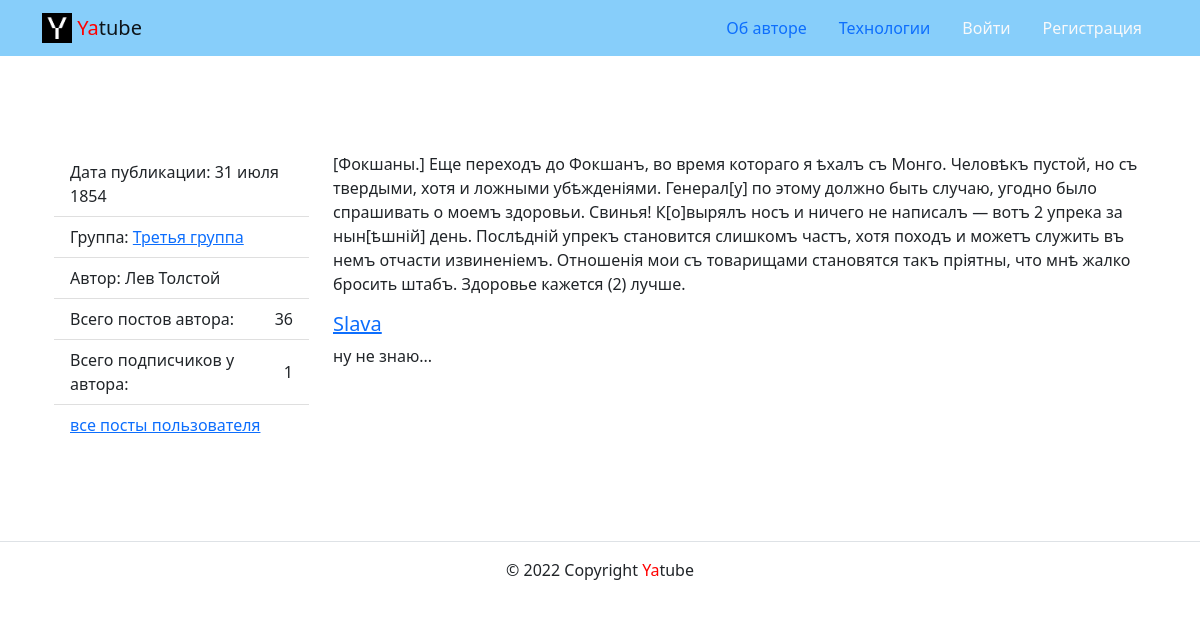
The app's page /posts/37/ with its own data.
### posts/models.py (models this page shows, shortened)
class Post(CreatedModel):
    text = models.TextField(
        verbose_name='Текст поста',
        help_text='Введите текст поста',
    )
    author = models.ForeignKey(
        User,
        on_delete=models.CASCADE,
        related_name='posts',
        verbose_name='Автор',
    )
    group = models.ForeignKey(
        Group,
        on_delete=models.SET_NULL,
        related_name='posts',
        blank=True,
        null=True,
        verbose_name='Группа',
        help_text='Группа, к которой будет относиться пост',
    )
    image = models.ImageField(
        'Картинка',
        upload_to='posts/',
        blank=True,
    )
    class Meta:
        ordering = [
            '-pub_date',
        ]

class Group(models.Model):
    title = models.CharField(max_length=200)
    slug = models.SlugField(max_length=200, unique=True)
    description = models.TextField()
    def __str__(self):
        return self.title

class Comment(CreatedModel):
    post = models.ForeignKey(
        Post,
        on_delete=models.CASCADE,
        related_name='comments',
    )
    author = models.ForeignKey(
        User,
        on_delete=models.CASCADE,
        related_name='comments',
    )
    text = models.TextField(
        verbose_name='Комментарий к посту',
        help_text='Введите комментарий',
    )

### posts/views.py (the view)
# urls.py: path('posts/<int:post_id>/', views.post_detail, name='post_detail'),
def post_detail(request, post_id):
    post = get_object_or_404(Post, pk=post_id)
    posts_count = post.author.posts.count()
    form = CommentForm()
    comments = post.comments.all()
    follower_count = Follow.objects.filter(author=post.author).count()
    context = {
        'post': post,
        'posts_count': posts_count,
        'form': form,
        'comments': comments,
        'follower_count': follower_count,
    }
    return render(request, 'posts/post_detail.html', context)

### core/context_processors/year.py (called while the page is built)
def year(request):
    now = date.today().year
    return {'year': now}

### templates/posts/post_detail.html (shortened to what this page needs)
{% extends 'base.html' %}
{% load thumbnail %}
{% block content %}
  <div class="container py-5">
    <div class="row">
      <aside class="col-12 col-md-3">
        <ul class="list-group list-group-flush">
          <li class="list-group-item">
            Дата публикации: {{ post.pub_date|date:"d E Y" }}
          </li>
          {% if post.group %}
            <li class="list-group-item">
              Группа: <a href="{% url 'posts:group_posts' post.group.slug %}">{{ post.group }}</a>
            </li>
          {% endif %}
          <li class="list-group-item">
            Автор: {{ post.author.get_full_name }}
          </li>
          <li class="list-group-item d-flex justify-content-between align-items-center">
            Всего постов автора:  <span>{{ posts_count }}</span>
          </li>
          <li class="list-group-item d-flex justify-content-between align-items-center">
            Всего подписчиков у автора:  <span>{{ follower_count }}</span>
          </li>
          <li class="list-group-item">
            <a href="{% url 'posts:profile' post.author %}">все посты пользователя</a>
          </li>
        </ul>
      </aside>
      <article class="col-12 col-md-9">
        <p>{{ post.text }}</p>
        {% include 'posts/includes/add_comment.html' %}
      </article>
    </div>
  </div>
{% endblock %}

### templates/posts/includes/add_comment.html (shortened to what this page needs)
{% load user_filters %}
{% for comment in comments %}
  <div class="media mb-4">
    <div class="media-body">
      <h5 class="mt-0">
        <a href="{% url 'posts:profile' comment.author.username %}">
          {{ comment.author.username }}
        </a>
      </h5>
        <p>
         {{ comment.text }}
        </p>
      </div>
    </div>
{% endfor %}

### records on screen
Post: pub_date "31 июля 1854", group "Третья группа", author.get_full_name "Лев Толстой", text "[Фокшаны.] Еще переходъ до Фокшанъ, во время котораго я ѣхалъ съ Монго. Человѣкъ пустой, но съ твердыми, хотя и ложными убѣжденіями. Генерал[у] по этому должно быть случаю, угодно было спрашивать о моемъ здоровьи. Свинья! К[о]вырялъ носъ и ничего не написалъ — вотъ 2 упрека за нын[ѣшній] день. Послѣдній упрекъ становится слишкомъ частъ, хотя походъ и можетъ служить въ немъ отчасти извиненіемъ. Отношенія мои съ товарищами становятся такъ пріятны, что мнѣ жалко бросить штабъ. Здоровье кажется (2) лучше."
Comment: author.username "Slava", text "ну не знаю..."

### other values on screen
{{ posts_count }} "36"
{{ follower_count }} "1"
